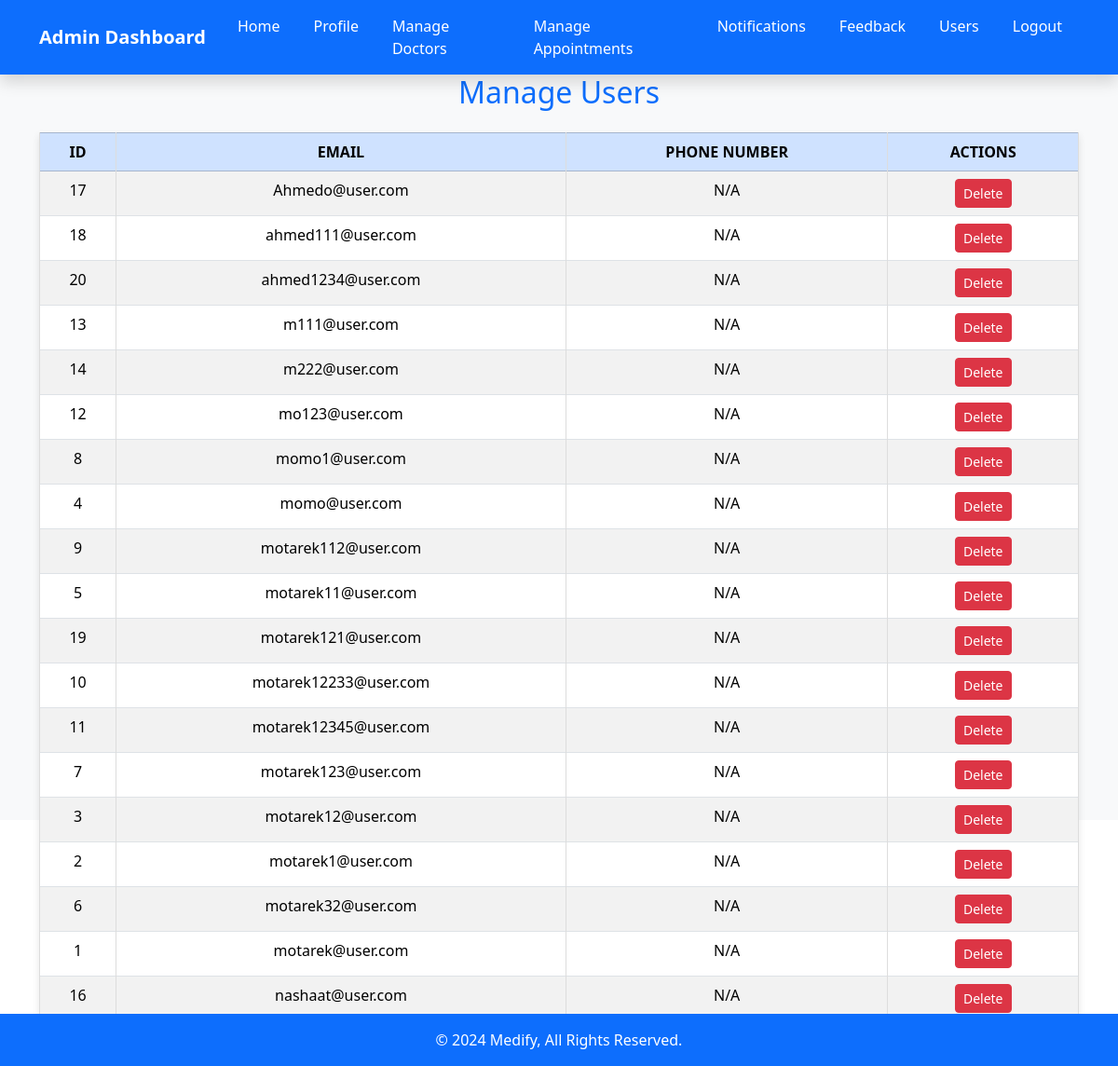
Before: /manage_users (signed in) with the older database file.
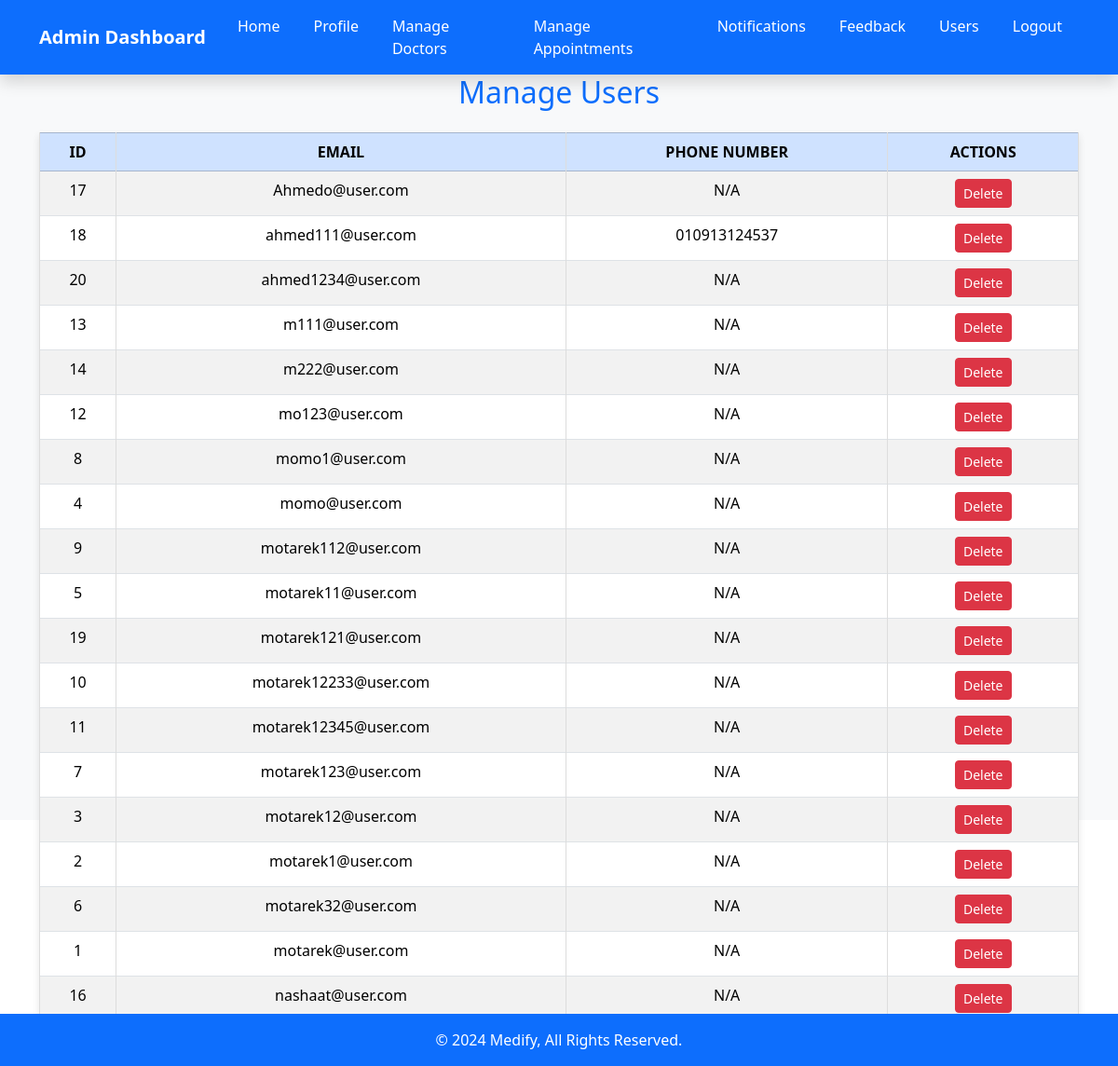
After: the same page with the newer database file.
### tables this page shows
CREATE TABLE users (
            id INTEGER PRIMARY KEY AUTOINCREMENT,
            email TEXT NOT NULL UNIQUE,
            password TEXT NOT NULL
        , full_name TEXT, address TEXT, date_of_birth TEXT);

CREATE TABLE phone_numbers (
            id INTEGER PRIMARY KEY AUTOINCREMENT,
            email TEXT NOT NULL UNIQUE,
            phone_number TEXT,
            FOREIGN KEY (email) REFERENCES admins (email)
        );

### app.py (the view)
@app.route('/manage_users')
def manage_users():
    if 'user_type' in session and session['user_type'] == 'admin':
        with sqlite3.connect("users.db") as conn:
            cursor = conn.cursor()
            cursor.execute("""
                SELECT u.id, u.email, pn.phone_number
                FROM users u
                LEFT JOIN phone_numbers pn ON u.email = pn.email
            """)
            users = cursor.fetchall()
        return render_template('manage_users.html', users=users)
    return redirect(url_for('login'))

### templates/manage_users.html (shortened to what this page needs)
<!DOCTYPE html>
<html lang="en">
<head>
    <link rel="stylesheet" href="{{ url_for('static', filename='css/manage_users.css') }}">
    <link href="https://cdn.jsdelivr.net/npm/bootstrap@5.3.2/dist/css/bootstrap.min.css" rel="stylesheet">
</head>
<body>
    <nav class="navbar navbar-expand-lg navbar-dark bg-primary shadow">
        <div class="container">
            <a class="navbar-brand fw-bold" href="{{ url_for('index_admin') }}">Admin Dashboard</a>
            <div class="collapse navbar-collapse" id="navbarNav">
                <ul class="navbar-nav ms-auto">
                    <li class="nav-item"><a class="nav-link" href="{{ url_for('index_admin') }}">Home</a></li>
                    <li class="nav-item"><a class="nav-link" href="{{ url_for('profile') }}">Profile</a></li>
                    <li class="nav-item"><a class="nav-link" href="{{ url_for('manage_doctors') }}">Manage Doctors</a></li>
                    <li class="nav-item"><a class="nav-link" href="{{ url_for('manage_appointments') }}">Manage Appointments</a></li>
                    <li class="nav-item"><a class="nav-link" href="{{ url_for('notifications') }}">Notifications</a></li>
                    <li class="nav-item"><a class="nav-link" href="{{ url_for('feedback') }}">Feedback</a></li>
                    <li class="nav-item"><a class="nav-link" href="{{ url_for('manage_users') }}">Users</a></li>
                    <li class="nav-item"><a class="nav-link" href="/logout">Logout</a></li>
                </ul>
            </div>
        </div>
    </nav>
    <section class="vh-100 bg-light">
        <div class="container">
            <h2 class="text-primary mb-4 text-center">Manage Users</h2>
            <table class="table table-bordered table-striped">
                <thead class="table-primary">
                    <tr>
                        <th>ID</th>
                        <th>Email</th>
                        <th>Phone Number</th>
                        <th>Actions</th>
                    </tr>
                </thead>
                <tbody id="usersTable">
                    {% for user in users %}
                    <tr>
                        <td>{{ user[0] }}</td>
                        <td>{{ user[1] }}</td>
                        <td>{{ user[2] if user[2] else 'N/A' }}</td>
                        <td>
                            <form action="{{ url_for('delete_user') }}" method="POST" style="display:inline;">
                                <button type="submit" class="btn btn-sm btn-danger">Delete</button>
                            </form>
                        </td>
                    </tr>
                    {% endfor %}
                </tbody>
            </table>
        </div>
    </section>
    <footer class="bg-primary text-white text-center py-3">
        &copy; 2024 Medify, All Rights Reserved.
    </footer>
</body>
</html>

### static/css/manage_users.css (style rules this page uses)
body { font-family: Arial, sans-serif; background-color: #f8f9fa; color: #212529; }
.navbar { background-color: #007bff; box-shadow: 0 4px 6px rgba(0, 0, 0, 0.1); }
.navbar-brand { font-size: 1.5rem; font-weight: bold; color: white; }
.navbar-nav .nav-link { color: #ffffff; font-size: 1rem; margin: 0 10px; transition: color 0.3s ease; }
table { width: 100%; margin-top: 20px; border-collapse: collapse; text-align: center; background: #ffffff; box-shadow: 0 4px 8px rgba(0, 0, 0, 0.1); }
.table-primary { background-color: #007bff; color: white; }
table th, table td { padding: 10px; border: 1px solid #ddd; font-size: 1rem; }
table th { text-transform: uppercase; font-weight: bold; }
button { font-size: 0.9rem; padding: 5px 10px; border: none; border-radius: 5px; cursor: pointer; }
footer { background-color: #007bff; color: white; text-align: center; padding: 15px 0; position: fixed; bottom: 0; width: 100%; }

Changed rows visible on the page:
changed users "ahmed111@user.com": phone_number "N/A" → "010913124537"
